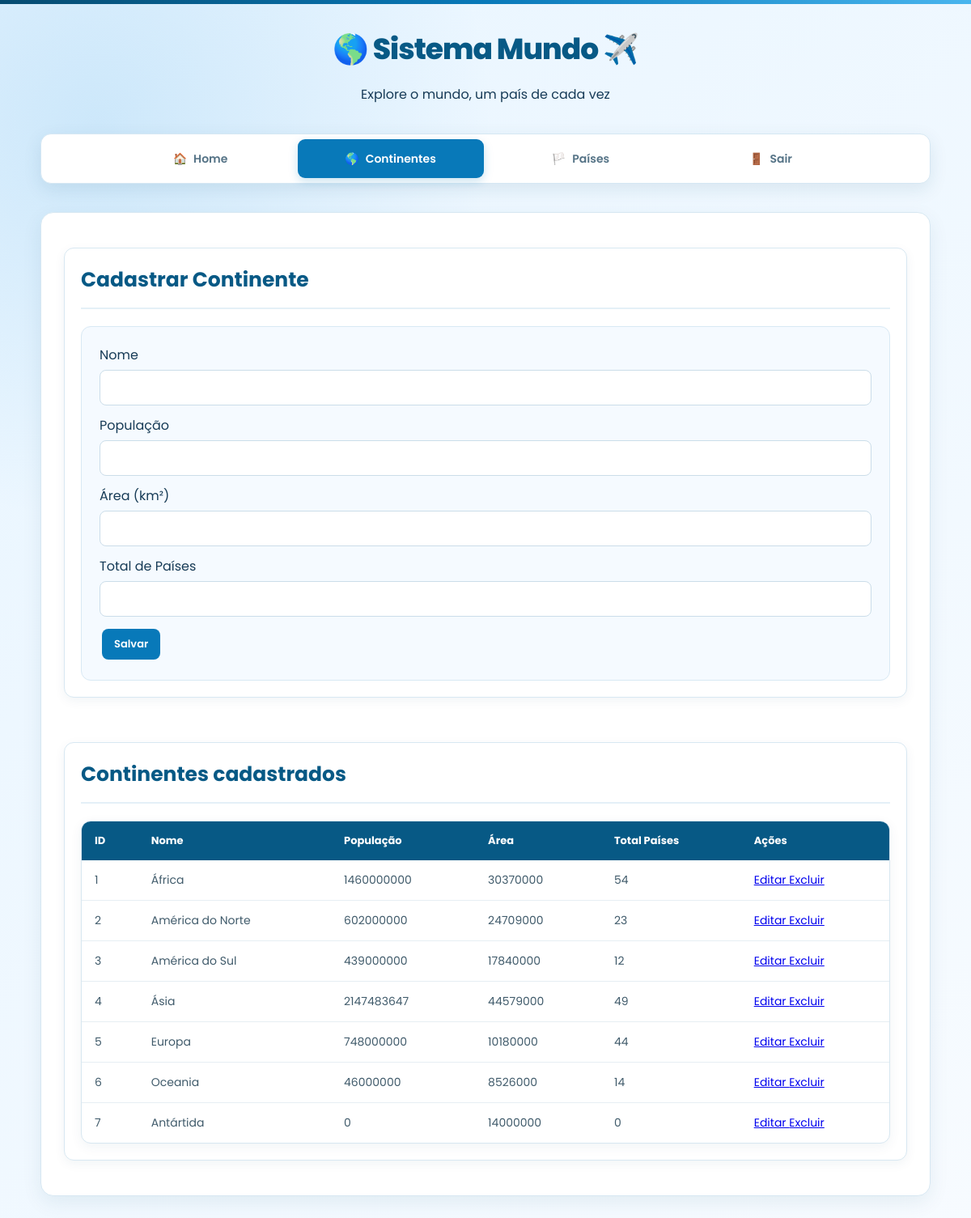
Page /continentes.php (signed in) on the committed database.
### tables this page shows
create table tb_continentes (
id_continente int primary key not null auto_increment,
nome varchar(60) not null,
pop int not null,
area int not null,
total_paises int not null 
);

### continentes.php (the view, shortened to what this page needs)
<?php
require_once "conexao.php";
?>
<!DOCTYPE html>
<html lang="pt-br">
<head>
    <link rel="stylesheet" href="style.css">
</head>
<body>
<header class="header">
    <div>
        <h1>Sistema Mundo</h1>
        <p>Explore o mundo, um país de cada vez</p>
    </div>
</header>
<nav class="navbar">
    <div class="menu">
        <a href="index.php">
            <span>🏠</span> Home
        </a>
        <a href="continentes.php" class="active">
            <span>🌎</span> Continentes
        </a>
        <a href="paises.php">
            <span>🏳️</span> Países
        </a>
        <a href="logout.php">
            <span>🚪</span> Sair
        </a>
    </div>
</nav>
<div class="container">
    <div class="card">
        <h2>Cadastrar Continente</h2>
        <form action="salvar_continente.php" method="POST">
            <label>Nome</label>
            <input type="text" name="nome" required>
            <label>População</label>
            <input type="number" name="pop" required>
            <label>Área (km²)</label>
            <input type="number" name="area" required>
            <label>Total de Países</label>
            <input type="number" name="total_paises" required>
            <button type="submit">Salvar</button>
        </form>
    </div>
    <br>
    <div class="card">
        <h2>Continentes cadastrados</h2>
        <table>
            <tr>
                <th>ID</th>
                <th>Nome</th>
                <th>População</th>
                <th>Área</th>
                <th>Total Países</th>
                <th>Ações</th>
            </tr>
            <?php
            $sql = "SELECT * FROM tb_continentes";
            $resultado = $pdo->query($sql);
            while ($linha = $resultado->fetch(PDO::FETCH_ASSOC)) {
            ?>
                <tr>
                    <td>
                        <?php echo $linha['id_continente']; ?>
                    </td>
                    <td>
                        <?php echo htmlspecialchars($linha['nome']); ?>
                    </td>
                    <td>
                        <?php echo $linha['pop']; ?>
                    </td>
                    <td>
                        <?php echo $linha['area']; ?>
                    </td>
                    <td>
                        <?php echo $linha['total_paises']; ?>
                    </td>
                    <td>
                        <a
                            class="btnEditar"
                            href="editar_continente.php?id=<?php echo $linha['id_continente']; ?>"
                        >
                            Editar
                        </a>
                        <a
                            class="btnExcluir"
                            href="excluir_continente.php?id=<?php echo $linha['id_continente']; ?>"
                            onclick="return confirm('Deseja excluir este continente?')"
                        >
                            Excluir
                        </a>
                    </td>
                </tr>
            <?php
            }
            ?>
        </table>
    </div>
</div>
</body>
</html>

### style.css (style rules this page uses)
* { box-sizing: border-box; }
body { margin: 0; min-height: 100vh; font-family: "Poppins", sans-serif; color: #173b56; background: radial-gradient( circle at 10% 10%, rgba(74, 168, 230, 0.18), transparent 28% ), linear-gradient( 135deg, #e8f5ff, #f7fbff ); background-attachment: fixed; }
body::before { content: ""; display: block; height: 5px; background: linear-gradient( 90deg, #064b70, #0879b9, #49b5ee ); }
header { padding: 28px 20px 20px; text-align: center; }
header h1 { margin: 0; color: #075985; font-size: 36px; font-weight: 800; letter-spacing: -1px; }
header h1::before { content: "🌎 "; }
header h1::after { content: " ✈️"; }
nav { width: 100%; padding: 0 20px; }
.menu { width: 100%; max-width: 1100px; min-height: 62px; margin: 0 auto 35px; padding: 6px; display: flex; align-items: center; justify-content: center; gap: 5px; background: #ffffff; border: 1px solid #d5e7f3; border-radius: 13px; box-shadow: 0 7px 22px rgba(20, 78, 112, 0.10); }
.menu a { flex: 1; max-width: 230px; height: 48px; display: flex; align-items: center; justify-content: center; gap: 8px; color: #557386; text-decoration: none; border-radius: 9px; font-size: 14px; font-weight: 600; transition: 0.2s ease; }
.menu a.active { color: #ffffff; background: #0879b9; box-shadow: 0 4px 12px rgba(8, 121, 185, 0.22); }
.container { width: 92%; max-width: 1100px; margin: 0 auto 50px; padding: 28px; background: #ffffff; border: 1px solid #d6e7f2; border-radius: 16px; box-shadow: 0 8px 25px rgba(19, 73, 105, 0.08); }
.container h2 { margin-top: 0; padding-bottom: 15px; color: #075985; font-size: 25px; border-bottom: 2px solid #e4f0f7; }
.container h2::before { margin-right: 8px; }
table { width: 100%; margin-top: 20px; border-collapse: separate; border-spacing: 0; overflow: hidden; background: #ffffff; border: 1px solid #d7e7f1; border-radius: 12px; box-shadow: 0 4px 15px rgba(20, 75, 105, 0.06); }
table th { padding: 14px 16px; text-align: left; color: #ffffff; background: #075985; font-size: 13px; font-weight: 700; }
table td { padding: 14px 16px; color: #405b6b; border-bottom: 1px solid #e6eef3; font-size: 14px; }
table tbody tr { transition: background 0.15s ease; }
table tr:last-child td { border-bottom: none; }
button { padding: 9px 15px; margin: 3px; border: none; border-radius: 8px; background: #0879b9; color: #ffffff; font-family: "Poppins", sans-serif; font-size: 13px; font-weight: 600; cursor: pointer; transition: 0.2s ease; }
form { margin-top: 20px; padding: 22px; background: #f5faff; border: 1px solid #d8e9f4; border-radius: 12px; }
input, select { width: 100%; padding: 11px 13px; margin: 6px 0 12px; background: #ffffff; border: 1px solid #cbdde9; border-radius: 8px; outline: none; font-family: "Poppins", sans-serif; color: #294c62; transition: 0.2s ease; }
.card { padding: 20px; margin: 15px 0; background: #ffffff; border: 1px solid #d8e8f2; border-radius: 12px; box-shadow: 0 4px 14px rgba(20, 75, 105, 0.06); }

### rows in the picture
tb_continentes: id_continente "1", nome "África", pop "1460000000", area "30370000", total_paises "54"
tb_continentes: id_continente "2", nome "América do Norte", pop "602000000", area "24709000", total_paises "23"
tb_continentes: id_continente "3", nome "América do Sul", pop "439000000", area "17840000", total_paises "12"
tb_continentes: id_continente "4", nome "Ásia", pop "2147483647", area "44579000", total_paises "49"
tb_continentes: id_continente "5", nome "Europa", pop "748000000", area "10180000", total_paises "44"
tb_continentes: id_continente "6", nome "Oceania", pop "46000000", area "8526000", total_paises "14"
tb_continentes: id_continente "7", nome "Antártida", pop "0", area "14000000", total_paises "0"
